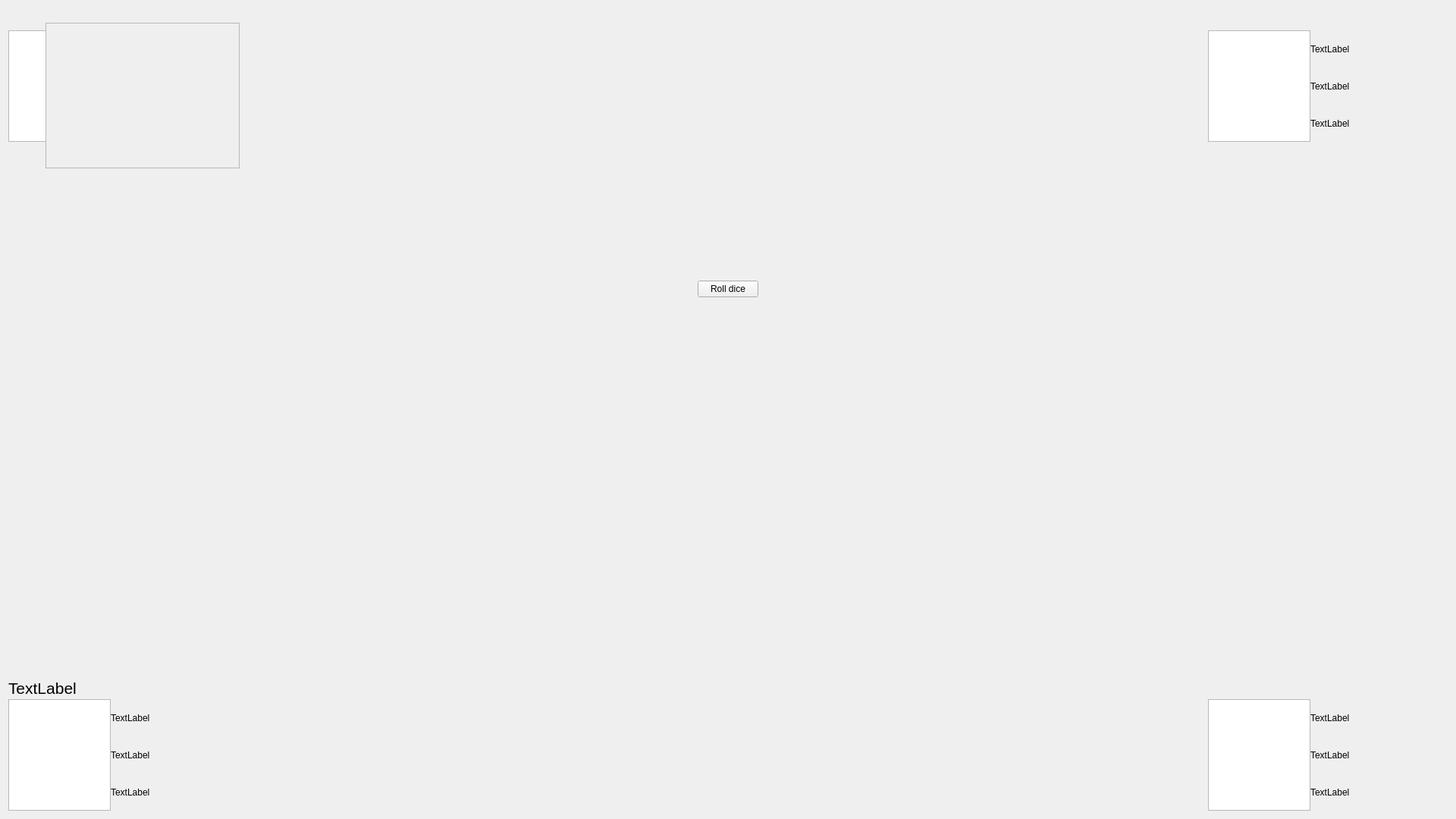
<?xml version="1.0" encoding="UTF-8"?>
<ui version="4.0">
 <class>gameMainWidget</class>
 <widget class="QWidget" name="gameMainWidget">
  <property name="geometry">
   <rect>
    <x>0</x>
    <y>0</y>
    <width>1920</width>
    <height>1080</height>
   </rect>
  </property>
  <property name="sizePolicy">
   <sizepolicy hsizetype="Expanding" vsizetype="Expanding">
    <horstretch>0</horstretch>
    <verstretch>0</verstretch>
   </sizepolicy>
  </property>
  <property name="contextMenuPolicy">
   <enum>Qt::ContextMenuPolicy::DefaultContextMenu</enum>
  </property>
  <property name="windowTitle">
   <string>Monopoly Game</string>
  </property>
  <property name="windowOpacity">
   <double>3.000000000000000</double>
  </property>
  <layout class="QGridLayout" name="mainLayout" rowstretch="1,4,1" columnstretch="1,4,1">
   <property name="sizeConstraint">
    <enum>QLayout::SizeConstraint::SetMinimumSize</enum>
   </property>
   <property name="spacing">
    <number>0</number>
   </property>
   <item row="2" column="2">
    <layout class="QVBoxLayout" name="playerLayout_4" stretch="1,5">
     <item>
      <widget class="QLabel" name="playerNickname_4">
       <property name="font">
        <font>
         <pointsize>16</pointsize>
        </font>
       </property>
       <property name="text_5389528734" stdset="0">
        <string>TextLabel</string>
       </property>
      </widget>
     </item>
     <item>
      <layout class="QHBoxLayout" name="playerMainLayout_4" stretch="3,4">
       <item>
        <widget class="QGraphicsView" name="playerAvatarGraphics_4"/>
       </item>
       <item>
        <layout class="QVBoxLayout" name="playerInfoLayout_4">
         <item>
          <widget class="QLabel" name="playerInfo_4_1">
           <property name="text">
            <string>TextLabel</string>
           </property>
          </widget>
         </item>
         <item>
          <widget class="QLabel" name="playerInfo_4_2">
           <property name="text">
            <string>TextLabel</string>
           </property>
          </widget>
         </item>
         <item>
          <widget class="QLabel" name="playerInfo_4_3">
           <property name="text">
            <string>TextLabel</string>
           </property>
          </widget>
         </item>
        </layout>
       </item>
      </layout>
     </item>
    </layout>
   </item>
   <item row="1" column="0">
    <spacer name="verticalSpacer">
     <property name="orientation">
      <enum>Qt::Orientation::Vertical</enum>
     </property>
     <property name="sizeHint" stdset="0">
      <size>
       <width>20</width>
       <height>40</height>
      </size>
     </property>
    </spacer>
   </item>
   <item row="0" column="2">
    <layout class="QVBoxLayout" name="playerLayout_2" stretch="1,5">
     <item>
      <widget class="QLabel" name="playerNickname_2">
       <property name="font">
        <font>
         <pointsize>16</pointsize>
        </font>
       </property>
       <property name="text_10" stdset="0">
        <string>TextLabel</string>
       </property>
      </widget>
     </item>
     <item>
      <layout class="QHBoxLayout" name="playerMainLayout_2" stretch="3,4">
       <item>
        <widget class="QGraphicsView" name="playerAvatarGraphics_2"/>
       </item>
       <item>
        <layout class="QVBoxLayout" name="playerInfoLayout_2">
         <item>
          <widget class="QLabel" name="playerInfo_2_1">
           <property name="text">
            <string>TextLabel</string>
           </property>
          </widget>
         </item>
         <item>
          <widget class="QLabel" name="playerInfo_2_2">
           <property name="text">
            <string>TextLabel</string>
           </property>
          </widget>
         </item>
         <item>
          <widget class="QLabel" name="playerInfo_2_3">
           <property name="text">
            <string>TextLabel</string>
           </property>
          </widget>
         </item>
        </layout>
       </item>
      </layout>
     </item>
    </layout>
   </item>
   <item row="0" column="0">
    <layout class="QVBoxLayout" name="playerLayout_1" stretch="1,5">
     <item>
      <widget class="QLabel" name="playerNickname_1">
       <property name="font">
        <font>
         <pointsize>16</pointsize>
        </font>
       </property>
       <property name="textaf" stdset="0">
        <string>TextLabel</string>
       </property>
      </widget>
     </item>
     <item>
      <layout class="QHBoxLayout" name="playerMainLayout_1" stretch="3,4">
       <item>
        <widget class="QGraphicsView" name="playerAvatarGraphics_1"/>
       </item>
       <item>
        <layout class="QVBoxLayout" name="playerInfoLayout_1">
         <item>
          <widget class="QLabel" name="playerInfo_1_1">
           <property name="text">
            <string>TextLabel</string>
           </property>
          </widget>
         </item>
         <item>
          <widget class="QLabel" name="playerInfo_1_2">
           <property name="text">
            <string>TextLabel</string>
           </property>
          </widget>
         </item>
         <item>
          <widget class="QLabel" name="playerInfo_1_3">
           <property name="text">
            <string>TextLabel</string>
           </property>
          </widget>
         </item>
        </layout>
       </item>
      </layout>
     </item>
    </layout>
   </item>
   <item row="1" column="1">
    <layout class="QVBoxLayout" name="verticalLayout" stretch="4,2,1,15">
     <item>
      <spacer name="verticalSpacer_3">
       <property name="orientation">
        <enum>Qt::Orientation::Vertical</enum>
       </property>
       <property name="sizeHint" stdset="0">
        <size>
         <width>20</width>
         <height>40</height>
        </size>
       </property>
      </spacer>
     </item>
     <item>
      <layout class="QHBoxLayout" name="horizontalLayout" stretch="4,1,1,4">
       <item>
        <spacer name="horizontalSpacer_3">
         <property name="orientation">
          <enum>Qt::Orientation::Horizontal</enum>
         </property>
         <property name="sizeHint" stdset="0">
          <size>
           <width>40</width>
           <height>20</height>
          </size>
         </property>
        </spacer>
       </item>
       <item>
        <widget class="QLabel" name="diceLabel_1">
         <property name="maximumSize">
          <size>
           <width>50</width>
           <height>50</height>
          </size>
         </property>
         <property name="text">
          <string/>
         </property>
         <property name="pixmap">
          <pixmap resource="resources/resources.qrc">:/resources/dice1.gif</pixmap>
         </property>
         <property name="scaledContents">
          <bool>true</bool>
         </property>
        </widget>
       </item>
       <item>
        <widget class="QLabel" name="diceLabel_2">
         <property name="maximumSize">
          <size>
           <width>50</width>
           <height>50</height>
          </size>
         </property>
         <property name="text">
          <string/>
         </property>
         <property name="pixmap">
          <pixmap resource="resources/resources.qrc">:/resources/dice1.gif</pixmap>
         </property>
         <property name="scaledContents">
          <bool>true</bool>
         </property>
        </widget>
       </item>
       <item>
        <spacer name="horizontalSpacer_2">
         <property name="orientation">
          <enum>Qt::Orientation::Horizontal</enum>
         </property>
         <property name="sizeHint" stdset="0">
          <size>
           <width>40</width>
           <height>20</height>
          </size>
         </property>
        </spacer>
       </item>
      </layout>
     </item>
     <item>
      <layout class="QHBoxLayout" name="horizontalLayout_2">
       <item>
        <spacer name="horizontalSpacer_4">
         <property name="orientation">
          <enum>Qt::Orientation::Horizontal</enum>
         </property>
         <property name="sizeHint" stdset="0">
          <size>
           <width>40</width>
           <height>20</height>
          </size>
         </property>
        </spacer>
       </item>
       <item>
        <widget class="QPushButton" name="rollDiceButton">
         <property name="text">
          <string>Roll dice</string>
         </property>
        </widget>
       </item>
       <item>
        <spacer name="horizontalSpacer_5">
         <property name="orientation">
          <enum>Qt::Orientation::Horizontal</enum>
         </property>
         <property name="sizeHint" stdset="0">
          <size>
           <width>40</width>
           <height>20</height>
          </size>
         </property>
        </spacer>
       </item>
      </layout>
     </item>
     <item>
      <spacer name="verticalSpacer_2">
       <property name="orientation">
        <enum>Qt::Orientation::Vertical</enum>
       </property>
       <property name="sizeHint" stdset="0">
        <size>
         <width>20</width>
         <height>40</height>
        </size>
       </property>
      </spacer>
     </item>
    </layout>
   </item>
   <item row="0" column="1">
    <spacer name="horizontalSpacer">
     <property name="orientation">
      <enum>Qt::Orientation::Horizontal</enum>
     </property>
     <property name="sizeHint" stdset="0">
      <size>
       <width>40</width>
       <height>20</height>
      </size>
     </property>
    </spacer>
   </item>
   <item row="2" column="0">
    <layout class="QVBoxLayout" name="playerLayout_3" stretch="1,5">
     <item>
      <widget class="QLabel" name="playerNickname_3">
       <property name="font">
        <font>
         <pointsize>16</pointsize>
        </font>
       </property>
       <property name="text">
        <string>TextLabel</string>
       </property>
      </widget>
     </item>
     <item>
      <layout class="QHBoxLayout" name="playerMainLayout_3" stretch="3,4">
       <item>
        <widget class="QGraphicsView" name="playerAvatarGraphics_3"/>
       </item>
       <item>
        <layout class="QVBoxLayout" name="playerInfoLayout_3">
         <item>
          <widget class="QLabel" name="playerInfo_3_1">
           <property name="text">
            <string>TextLabel</string>
           </property>
          </widget>
         </item>
         <item>
          <widget class="QLabel" name="playerInfo_3_2">
           <property name="text">
            <string>TextLabel</string>
           </property>
          </widget>
         </item>
         <item>
          <widget class="QLabel" name="playerInfo_3_3">
           <property name="text">
            <string>TextLabel</string>
           </property>
          </widget>
         </item>
        </layout>
       </item>
      </layout>
     </item>
    </layout>
   </item>
  </layout>
  <widget class="QGraphicsView" name="mapView">
   <property name="enabled">
    <bool>false</bool>
   </property>
   <property name="geometry">
    <rect>
     <x>60</x>
     <y>30</y>
     <width>256</width>
     <height>192</height>
    </rect>
   </property>
   <property name="sizePolicy">
    <sizepolicy hsizetype="Expanding" vsizetype="Expanding">
     <horstretch>0</horstretch>
     <verstretch>0</verstretch>
    </sizepolicy>
   </property>
   <property name="minimumSize">
    <size>
     <width>0</width>
     <height>0</height>
    </size>
   </property>
   <property name="maximumSize">
    <size>
     <width>16777215</width>
     <height>16777215</height>
    </size>
   </property>
   <property name="verticalScrollBarPolicy">
    <enum>Qt::ScrollBarPolicy::ScrollBarAlwaysOff</enum>
   </property>
   <property name="horizontalScrollBarPolicy">
    <enum>Qt::ScrollBarPolicy::ScrollBarAlwaysOff</enum>
   </property>
   <property name="sizeAdjustPolicy">
    <enum>QAbstractScrollArea::SizeAdjustPolicy::AdjustToContents</enum>
   </property>
   <property name="dragMode">
    <enum>QGraphicsView::DragMode::NoDrag</enum>
   </property>
  </widget>
 </widget>
 <resources>
  <include location="resources/resources.qrc"/>
 </resources>
 <connections/>
</ui>
